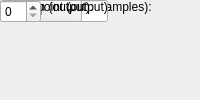
<?xml version="1.0" encoding="UTF-8"?>
<ui version="4.0">
 <class>MainWindow</class>
 <widget class="QMainWindow" name="MainWindow">
  <property name="windowTitle"><string>Async Vector Accumulator</string></property>
  <widget class="QWidget" name="centralwidget">
   <!-- NOTE: this is a simplified structural mirror of the generated
        <module>_ui.py, not a full round-trip Designer file. Regenerate
        both from the same spec if you need to edit layout by hand. -->
       <widget class="QLabel" name="label_vec_len">
     <property name="text"><string>Vector length (2^? samples):</string></property>
    </widget>
       <widget class="QLineEdit" name="vec_len"/>
       <widget class="QLabel" name="label_arith_type">
     <property name="text"><string>Output type:</string></property>
    </widget>
       <widget class="QComboBox" name="arith_type">
     <item><property name="text"><string>Signed</string></property></item>
     <item><property name="text"><string>Unsigned</string></property></item>
    </widget>
       <widget class="QLabel" name="label_n_bits">
     <property name="text"><string>Bit width (output):</string></property>
    </widget>
       <widget class="QSpinBox" name="n_bits"/>
       <widget class="QLabel" name="label_bin_pt">
     <property name="text"><string>Binary point (output):</string></property>
    </widget>
       <widget class="QSpinBox" name="bin_pt"/>
  </widget>
 </widget>
 <resources/>
 <connections/>
</ui>
